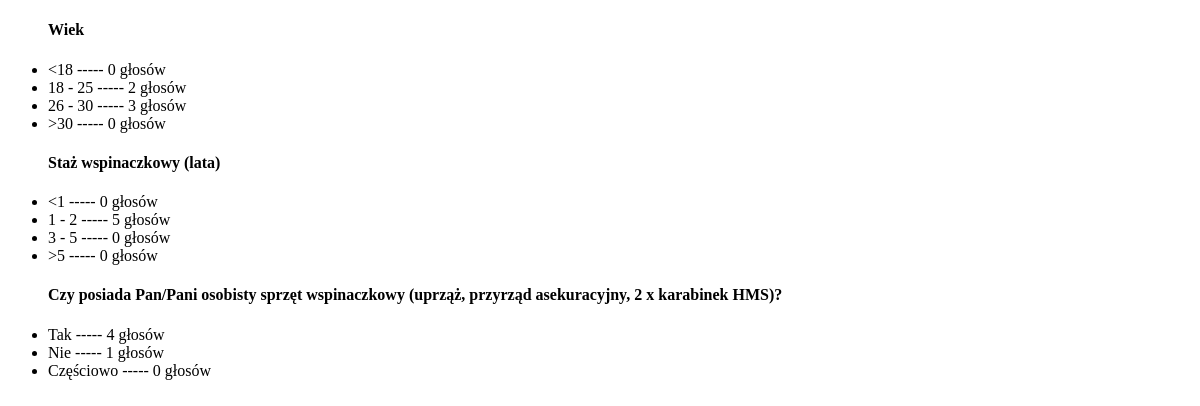
The app's page /polls/results/, older data.
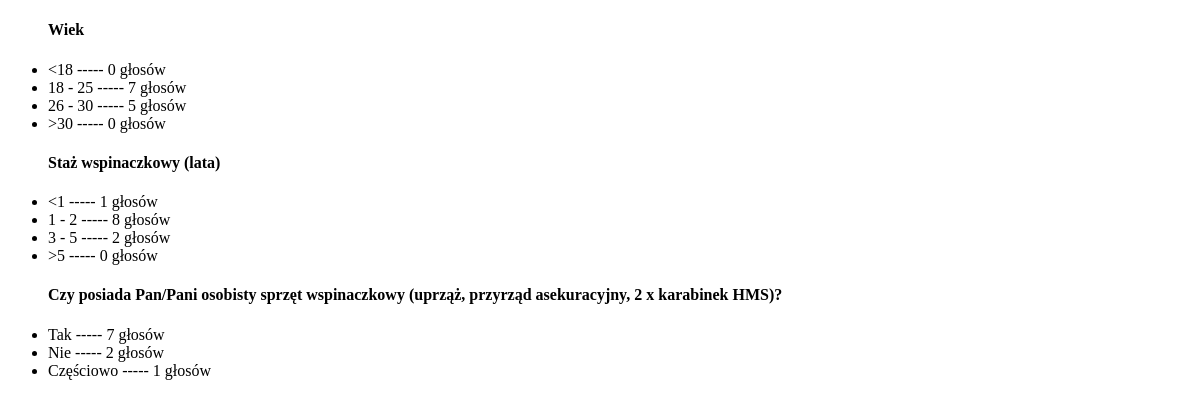
The same page, newer data.
### polls/models.py (models this page shows, shortened)
class Question(models.Model):
    question_text = models.CharField(max_length=200)
    quest_number = models.IntegerField(default=0)

class Choice(models.Model):
    question=models.ForeignKey(Question, on_delete=models.CASCADE)
    choice_text=models.CharField(max_length=200)
    votes=models.IntegerField(default=0)

### polls/views.py (the view)
# urls.py: path('results/', views.results, name='results'),
def results(request):
    all_questions=Question.objects.order_by('quest_number')
    context={'all_questions':all_questions,}
    return render(request, 'polls/results.html', context)

### polls/templates/polls/results.html (shortened to what this page needs)
<!DOCTYPE html>
<html lang="en">
<head>
</head>
<body>
{% if all_questions %}
    <ul>
    {% for question in all_questions %}
        <h4>{{ question.question_text }}</h4>
        {% for choice in question.choice_set.all %}
        <li>{{ choice.choice_text }} ----- {{choice.votes}} głosów</li>
        {% endfor %}
    {% endfor %}
    </ul>
{% else %}
    <p>No polls are available.</p>
{% endif %}
</body>
</html>

Row changes from the older to the newer data that the page shows:
changed Choice (number 2 of 11 on the later page): votes "2" → "7"
changed Choice (number 3 of 11 on the later page): votes "3" → "5"
changed Choice (number 5 of 11 on the later page): votes "0" → "1"
changed Choice (number 6 of 11 on the later page): votes "5" → "8"
changed Choice (number 7 of 11 on the later page): votes "0" → "2"
changed Choice "Tak": votes "4" → "7"
changed Choice "Nie": votes "1" → "2"
changed Choice "Częściowo": votes "0" → "1"
